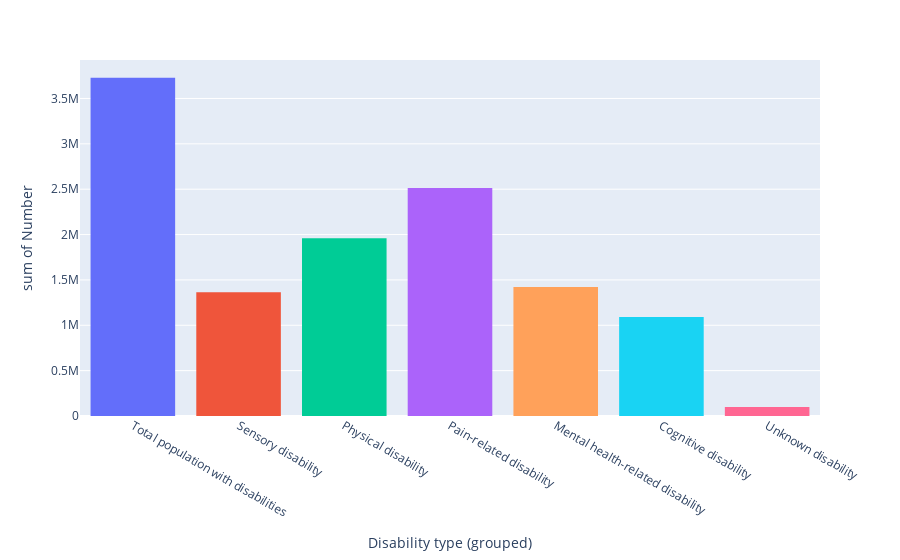

Notebook code for this chart:
### Markdown cell above
Before we get started in exploring visualizations, it's essential to approach the topic of disabilities with sensitivity and avoid generalizations, as each person's experiences and condition are unique. 

With this in mind, let's get a better understanding of the distribution of disabilities in Canada, specifically looking at the distribution of *types* of disabilities.

### Code cell
by_type_fig = px.histogram(by_type, x="Disability type (grouped)", y="Number", color="Number")
by_type_fig.update_traces(showlegend=False).show()

### Figure 1 — Plotly figure (JSON) as saved in the notebook; plotly's stock layout.template omitted (floating-point values rounded to 4 significant figures)
{"data": [{"alignmentgroup": "True", "bingroup": "x", "histfunc": "sum", "hovertemplate": "Number=3727920<br>Disability type (grouped)=%{x}<br>sum of Number=%{y}<extra></extra>", "legendgroup": "3727920", "marker": {"color": "#636efa", "pattern": {"shape": ""}}, "name": "3727920", "offsetgroup": "3727920", "orientation": "v", "showlegend": false, "type": "histogram", "x": ["Total population with disabilities  "], "xaxis": "x", "y": [3727920], "yaxis": "y"}, {"alignmentgroup": "True", "bingroup": "x", "histfunc": "sum", "hovertemplate": "Number=1364120<br>Disability type (grouped)=%{x}<br>sum of Number=%{y}<extra></extra>", "legendgroup": "1364120", "marker": {"color": "#EF553B", "pattern": {"shape": ""}}, "name": "1364120", "offsetgroup": "1364120", "orientation": "v", "showlegend": false, "type": "histogram", "x": ["Sensory disability "], "xaxis": "x", "y": [1364120], "yaxis": "y"}, {"alignmentgroup": "True", "bingroup": "x", "histfunc": "sum", "hovertemplate": "Number=1958570<br>Disability type (grouped)=%{x}<br>sum of Number=%{y}<extra></extra>", "legendgroup": "1958570", "marker": {"color": "#00cc96", "pattern": {"shape": ""}}, "name": "1958570", "offsetgroup": "1958570", "orientation": "v", "showlegend": false, "type": "histogram", "x": ["Physical disability "], "xaxis": "x", "y": [1958570], "yaxis": "y"}, {"alignmentgroup": "True", "bingroup": "x", "histfunc": "sum", "hovertemplate": "Number=2512090<br>Disability type (grouped)=%{x}<br>sum of Number=%{y}<extra></extra>", "legendgroup": "2512090", "marker": {"color": "#ab63fa", "pattern": {"shape": ""}}, "name": "2512090", "offsetgroup": "2512090", "orientation": "v", "showlegend": false, "type": "histogram", "x": ["Pain-related disability"], "xaxis": "x", "y": [2512090], "yaxis": "y"}, {"alignmentgroup": "True", "bingroup": "x", "histfunc": "sum", "hovertemplate": "Number=1421270<br>Disability type (grouped)=%{x}<br>sum of Number=%{y}<extra></extra>", "legendgroup": "1421270", "marker": {"color": "#FFA15A", "pattern": {"shape": ""}}, "name": "1421270", "offsetgroup": "1421270", "orientation": "v", "showlegend": false, "type": "histogram", "x": ["Mental health-related disability"], "xaxis": "x", "y": [1421270], "yaxis": "y"}, {"alignmentgroup": "True", "bingroup": "x", "histfunc": "sum", "hovertemplate": "Number=1090120<br>Disability type (grouped)=%{x}<br>sum of Number=%{y}<extra></extra>", "legendgroup": "1090120", "marker": {"color": "#19d3f3", "pattern": {"shape": ""}}, "name": "1090120", "offsetgroup": "1090120", "orientation": "v", "showlegend": false, "type": "histogram", "x": ["Cognitive disability "], "xaxis": "x", "y": [1090120], "yaxis": "y"}, {"alignmentgroup": "True", "bingroup": "x", "histfunc": "sum", "hovertemplate": "Number=99740<br>Disability type (grouped)=%{x}<br>sum of Number=%{y}<extra></extra>", "legendgroup": "99740", "marker": {"color": "#FF6692", "pattern": {"shape": ""}}, "name": "99740", "offsetgroup": "99740", "orientation": "v", "showlegend": false, "type": "histogram", "x": ["Unknown disability"], "xaxis": "x", "y": [99740], "yaxis": "y"}], "layout": {"barmode": "relative", "legend": {"title": {"text": "Number"}, "tracegroupgap": 0}, "margin": {"t": 60}, "xaxis": {"anchor": "y", "domain": [0, 1], "title": {"text": "Disability type (grouped)"}}, "yaxis": {"anchor": "x", "categoryarray": [99740, 1090120, 1421270, 2512090, 1958570, 1364120, 3727920], "categoryorder": "array", "domain": [0, 1], "title": {"text": "sum of Number"}}}}
